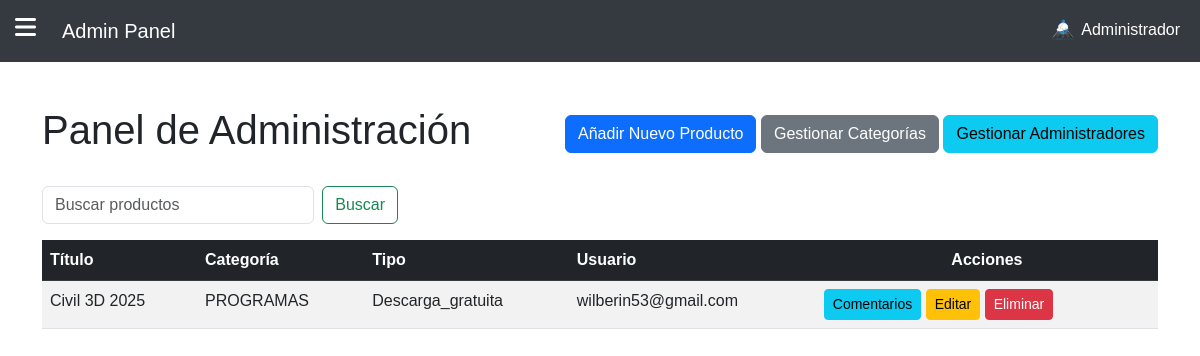
The app's page /admin/dashboard (signed in) with its own data.
### app.py (models this page shows, shortened)
class User(db.Model):
    id = db.Column(db.Integer, primary_key=True)
    email = db.Column(db.String(120), unique=True, nullable=False)
    password = db.Column(db.String(200), nullable=False)
    is_superadmin = db.Column(db.Boolean, default=False)
    full_name = db.Column(db.String(150), nullable=True, default="Administrador")
    bio = db.Column(db.Text, nullable=True)
    contact_number = db.Column(db.String(20), nullable=True)
    profile_picture = db.Column(db.String(200), nullable=True, default="default_profile.png")

class Product(db.Model):
    id = db.Column(db.Integer, primary_key=True)
    title = db.Column(db.String(120), nullable=False)
    short_description = db.Column(db.Text, nullable=False)
    full_description = db.Column(db.Text, nullable=False)
    image_url = db.Column(db.String(200), nullable=False)
    product_type = db.Column(db.String(20), nullable=False)  # 'venta' o 'descarga_gratuita'
    category_id = db.Column(db.Integer, db.ForeignKey('category.id'), nullable=False)
    user_id = db.Column(db.Integer, db.ForeignKey('user.id'), nullable=False)  # Relación con el usuario que creó el producto
    category = db.relationship('Category', backref=db.backref('products', lazy=True))
    user = db.relationship('User', backref=db.backref('products', lazy=True))  # Establecer relación con el usuario
    download_links = db.relationship('DownloadLink', backref='product', lazy=True)

class Category(db.Model):
    id = db.Column(db.Integer, primary_key=True)
    name = db.Column(db.String(100), unique=True, nullable=False)

### app.py (the view)
@app.route('/admin/dashboard')
@login_required
def dashboard():
    user = User.query.get(session.get('user_id'))
    if not user:
        flash('Usuario no encontrado. Por favor, inicia sesión nuevamente.', 'danger')
        return redirect(url_for('login'))
    search_query = request.args.get('search')
    if user.is_superadmin:
        products = Product.query.all()  # Superadministrador ve todos los productos
        admins = User.query.filter_by(is_superadmin=False).all()  # Lista de administradores
        return render_template('admin/dashboard.html', products=products, admins=admins, is_superadmin=True)
    else:
        products = Product.query.filter_by(user_id=user.id).all()  # Administradores solo ven sus productos
        return render_template('admin/dashboard.html', products=products, is_superadmin=False)

### app.py (called while the page is built)
def login_required(f):
    @wraps(f)
    def decorated_function(*args, **kwargs):
        if 'user_id' not in session:
            return redirect(url_for('login'))
        return f(*args, **kwargs)
    return decorated_function

@app.context_processor
def inject_user():
    if 'user_id' in session:
        user = User.query.get(session['user_id'])
        return {'user': user}
    return {}

### templates/admin/dashboard.html (shortened to what this page needs)
{% extends "base.html" %}
{% block content %}
<div class="d-flex justify-content-between align-items-center mb-4">
    <h1>Panel de Administración</h1>
    <div>
        <a href="{{ url_for('add_product') }}" class="btn btn-primary">Añadir Nuevo Producto</a>
        {% if is_superadmin %}
        <a href="{{ url_for('manage_categories') }}" class="btn btn-secondary">Gestionar Categorías</a>
        <a href="{{ url_for('manage_admins') }}" class="btn btn-info">Gestionar Administradores</a>
        {% endif %}
    </div>
</div>
<div class="row mb-3">
    <div class="col-md-4">
        <form class="d-flex" method="GET" action="{{ url_for('dashboard') }}">
            <input class="form-control me-2" type="search" placeholder="Buscar productos" name="search" value="{{ request.args.get('search', '') }}">
            <button class="btn btn-outline-success" type="submit">Buscar</button>
        </form>
    </div>
</div>
<table class="table table-striped table-hover">
    <thead class="table-dark">
        <tr>
            <th scope="col">Título</th>
            <th scope="col">Categoría</th>
            <th scope="col">Tipo</th>
            <th scope="col">Usuario</th>
            <th scope="col" class="text-center">Acciones</th>
        </tr>
    </thead>
    <tbody>
        {% for product in products %}
        <tr>
            <td>{{ product.title }}</td>
            <td>{{ product.category.name }}</td>
            <td>{{ product.product_type | capitalize }}</td>
            <td>{{ product.user.email }}</td>
            <td>
                <a href="{{ url_for('view_comments', product_id=product.id) }}" class="btn btn-info btn-sm">Comentarios</a>
                <a href="{{ url_for('edit_product', product_id=product.id) }}" class="btn btn-warning btn-sm">Editar</a>
                <form method="POST" action="{{ url_for('delete_product', product_id=product.id) }}" style="display:inline;">
                    <button type="submit" class="btn btn-danger btn-sm">Eliminar</button>
                </form>
            </td>
        </tr>
        {% endfor %}
    </tbody>
</table>
{% endblock %}

### templates/base.html (shortened to what this page needs)
<!DOCTYPE html>
<html lang="es">
<head>
    <link href="https://cdn.jsdelivr.net/npm/bootstrap@5.3.0/dist/css/bootstrap.min.css" rel="stylesheet">
    <link rel="stylesheet" href="https://cdnjs.cloudflare.com/ajax/libs/font-awesome/6.0.0-beta3/css/all.min.css">
</head>
<body>
    <div class="menu-toggle" id="menu-toggle">
        <i class="fas fa-bars"></i>
    </div>
    <nav class="navbar navbar-expand-lg navbar-dark">
        <div class="container-fluid">
            <a class="navbar-brand" href="{{ url_for('dashboard') }}">Admin Panel</a>
            <div class="collapse navbar-collapse">
                <ul class="navbar-nav ms-auto">
                    <li class="nav-item dropdown">
                        <a class="nav-link dropdown-toggle" href="#" id="navbarDropdown" role="button" data-bs-toggle="dropdown" aria-expanded="false">
                            {% if user.profile_picture %}
                            <img src="{{ url_for('uploaded_file', filename=user.profile_picture) }}" alt="Foto de Perfil" class="rounded-circle" width="30" height="30">
                            {% endif %}
                            {{ user.full_name or 'Perfil' }}
                        </a>
                    </li>
                </ul>
            </div>
        </div>
    </nav>
    <div class="content" id="content">
        <div class="container mt-4">
            {% block content %}{% endblock %}
        </div>
    </div>
</body>
</html>

### templates/base.html (style rules this page uses)
body { margin: 0; padding: 0; font-family: Arial, sans-serif; overflow-x: hidden; }
.navbar { background-color: #343a40; }
.navbar .nav-link, .navbar .navbar-brand { color: white !important; }
.content { margin-left: 0; padding: 20px; transition: margin-left 0.3s; }
.menu-toggle { cursor: pointer; color: white; font-size: 24px; position: absolute; top: 15px; left: 15px; z-index: 1100; display: flex; align-items: center; }
.navbar-brand { margin-left: 50px; }
.dropdown-toggle::after { display: none; }
.navbar-collapse { flex-grow: 0; }
.navbar .navbar-nav .nav-item { margin-left: 20px; }

### records on screen
User: profile_picture (picture), full_name "Administrador"
Product: title "Civil 3D 2025", category.name "PROGRAMAS", product_type "Descarga_gratuita", user.email "wilberin53@gmail.com"
